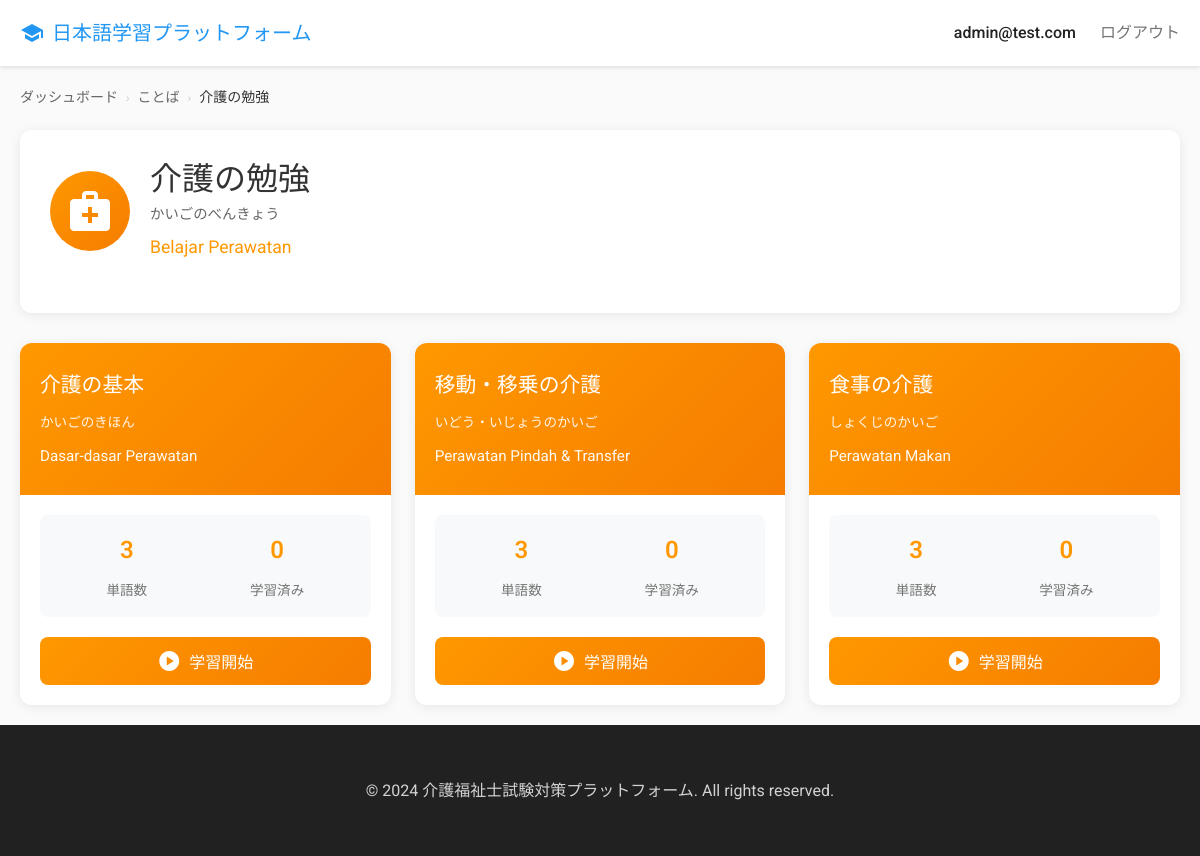
Page /kotoba/care_study/ (signed in) on the committed database.
### apps/users/models.py (models this page shows)
class User(AbstractUser):
    LANGUAGE_CHOICES = [
        ('en', 'English'),
        ('vi', 'Vietnamese'),
        ('zh', 'Chinese'),
        ('ko', 'Korean'),
        ('th', 'Thai'),
        ('id', 'Indonesian'),
        ('my', 'Burmese'),
    ]
    email = models.EmailField(unique=True)
    username = models.CharField(max_length=150, blank=True, null=True)
    native_language = models.CharField(max_length=2, choices=LANGUAGE_CHOICES, default='id')
    is_premium = models.BooleanField(default=False)
    subscription_end_date = models.DateTimeField(null=True, blank=True)
    stripe_customer_id = models.CharField(max_length=255, blank=True)
    created_at = models.DateTimeField(auto_now_add=True)
    updated_at = models.DateTimeField(auto_now=True)
    USERNAME_FIELD = 'email'
    REQUIRED_FIELDS = []
    class Meta:
        db_table = 'users'
        verbose_name = 'User'
        verbose_name_plural = 'Users'

### apps/learning/models.py (models this page shows, shortened)
class KotobaCategory(models.Model):
    category_key = models.CharField(max_length=100, unique=True, primary_key=True)
    japanese_name = models.CharField(max_length=200)
    indonesian_translation = models.CharField(max_length=200)
    ruby_reading = models.CharField(max_length=200)
    order_number = models.IntegerField(default=0)
    created_at = models.DateTimeField(auto_now_add=True)
    updated_at = models.DateTimeField(auto_now=True)
    class Meta:
        db_table = 'kotoba_categories'
        ordering = ['order_number', 'japanese_name']
    @classmethod
    def get_cached(cls, category_key):
        cache_key = f'kotoba_category_{category_key}'
        category = cache.get(cache_key)
        if not category:
            category = cls.objects.get(category_key=category_key)
            cache.set(cache_key, category, timeout=3600)  # Cache for 1 hour
        return category

class KotobaSubcategory(models.Model):
    main_category = models.ForeignKey(KotobaCategory, on_delete=models.CASCADE, related_name='subcategories')
    subcategory_key = models.CharField(max_length=100)
    japanese_name = models.CharField(max_length=200)
    indonesian_translation = models.CharField(max_length=200)
    ruby_reading = models.CharField(max_length=200)
    order_number = models.IntegerField(default=0)
    created_at = models.DateTimeField(auto_now_add=True)
    updated_at = models.DateTimeField(auto_now=True)
    class Meta:
        db_table = 'kotoba_subcategories'
        ordering = ['order_number', 'japanese_name']
        unique_together = ['main_category', 'subcategory_key']

### apps/web/views.py (the view)
# urls.py: path('kotoba/<str:category_key>/', views.kotoba_category_view, name='kotoba_category'),
@login_required
@allow_free_access
def kotoba_category_view(request, category_key):
    from apps.learning.models import KotobaCategory, KotobaSubcategory, KotobaWord
    from django.http import Http404
    from django.core.cache import cache
    from django.db.models import Count
    try:
        category = KotobaCategory.get_cached(category_key)
    except KotobaCategory.DoesNotExist:
        raise Http404("Category not found")
    cache_key = f'kotoba_subcategories_{category_key}'
    subcategories = cache.get(cache_key)
    if not subcategories:
        subcategories = list(
            KotobaSubcategory.objects.filter(main_category=category)
            .annotate(word_count=Count('words'))
            .values('subcategory_key', 'japanese_name', 'indonesian_translation', 'ruby_reading', 'order_number', 'word_count')
        )
        subcategories = [{
            'key': sub['subcategory_key'],
            'japanese': sub['japanese_name'],
            'indonesian': sub['indonesian_translation'],
            'ruby': sub['ruby_reading'],
            'order': sub['order_number'],
            'word_count': sub['word_count']
        } for sub in subcategories]
        cache.set(cache_key, subcategories, timeout=3600)
    category_dict = {
        'key': category.category_key,
        'japanese': category.japanese_name,
        'indonesian': category.indonesian_translation,
        'ruby': category.ruby_reading
    }
    return render(request, 'kotoba/category.html', {
        'category': category_dict,
        'subcategories': subcategories,
        'user': request.user
    })

### templates/kotoba/category.html (shortened to what this page needs)
{% extends 'base.html' %}
{% load static %}
{% block content %}
    <div class="container">
        <div class="breadcrumbs">
            <a href="{% url 'dashboard' %}" class="breadcrumb-item">ダッシュボード</a>
            <span class="breadcrumb-separator">›</span>
            <a href="{% url 'kotoba' %}" class="breadcrumb-item">ことば</a>
            <span class="breadcrumb-separator">›</span>
            <span class="breadcrumb-item active">{{ category.japanese }}</span>
        </div>
        <div class="header">
            <div class="header-top">
                <div class="header-icon">
                    <span class="material-icons" style="font-size: 48px;">medical_services</span>
                </div>
                <div class="header-info">
                    <h1>{{ category.japanese }}</h1>
                    <div class="header-ruby">{{ category.ruby }}</div>
                    <div class="header-translation">{{ category.indonesian }}</div>
                </div>
            </div>
        </div>
        {% if subcategories %}
            <div class="subcategories-grid">
                {% for subcategory in subcategories %}
                <div class="subcategory-card" onclick="goToSubcategory('{{ category.key }}', '{{ subcategory.key }}')">
                    <div class="subcategory-header">
                        <div class="subcategory-title">{{ subcategory.japanese }}</div>
                        <div class="subcategory-ruby">{{ subcategory.ruby }}</div>
                        <div class="subcategory-translation">{{ subcategory.indonesian }}</div>
                    </div>
                    <div class="subcategory-body">
                        <div class="subcategory-stats">
                            <div class="stat-item">
                                <div class="stat-value">{{ subcategory.word_count }}</div>
                                <div class="stat-label">単語数</div>
                            </div>
                            <div class="stat-item">
                                <div class="stat-value">0</div>
                                <div class="stat-label">学習済み</div>
                            </div>
                        </div>
                        <button class="subcategory-btn">
                            <span class="material-icons">play_circle</span>
                            学習開始
                        </button>
                    </div>
                </div>
                {% endfor %}
            </div>
        {% endif %}
    </div>
{% endblock %}

### templates/base.html (shortened to what this page needs)
<!DOCTYPE html>
<html lang="ja">
<head>
    {% load static %}
    <link rel="stylesheet" href="{% static 'css/style.css' %}">
</head>
<body>
    {% block header %}
    {% if user.is_authenticated %}
    <nav class="navbar">
        <div class="nav-container">
            <a href="{% url 'dashboard' %}" class="nav-brand">
                <span class="material-icons">school</span>
                日本語学習プラットフォーム
            </a>
            <div class="nav-menu">
                <span class="nav-user">{{ user.email }}</span>
                <a href="{% url 'logout' %}" class="nav-link">ログアウト</a>
            </div>
        </div>
    </nav>
    {% endif %}
    {% endblock %}
    <main>
        {% block content %}{% endblock %}
    </main>
    <footer class="footer">
        <div class="container">
            <p>&copy; 2024 介護福祉士試験対策プラットフォーム. All rights reserved.</p>
        </div>
    </footer>
</body>
</html>

### static/css/style.css (style rules this page uses)
* { margin: 0; padding: 0; box-sizing: border-box; }
:root { --primary-color: #2196F3; --primary-dark: #1976D2; --secondary-color: #4CAF50; --danger-color: #F44336; --warning-color: #FF9800; --text-primary: #212121; --text-secondary: #757575; --bg-primary: #FFFFFF; --bg-secondary: #F5F5F5; --border-color: #E0E0E0; --shadow-sm: 0 2px 4px rgba(0,0,0,0.1); --shadow-md: 0 4px 8px rgba(0,0,0,0.15); --shadow-lg: 0 8px 16px rgba(0,0,0,0.2); }
body { font-family: 'Noto Sans JP', sans-serif; background-color: var(--bg-secondary); color: var(--text-primary); line-height: 1.6; min-height: 100vh; display: flex; flex-direction: column; }
main { flex: 1; }
.container { max-width: 1200px; margin: 0 auto; padding: 0 20px; }
h1, h2, h3, h4, h5, h6 { font-weight: 500; line-height: 1.2; margin-bottom: 1rem; }
h1 { font-size: 2.5rem; }
.navbar { background: white; box-shadow: var(--shadow-sm); padding: 1rem 0; position: sticky; top: 0; z-index: 100; }
.nav-container { max-width: 1200px; margin: 0 auto; padding: 0 20px; display: flex; justify-content: space-between; align-items: center; }
.nav-brand { display: flex; align-items: center; gap: 0.5rem; font-size: 1.25rem; font-weight: 500; color: var(--primary-color); text-decoration: none; }
.nav-menu { display: flex; align-items: center; gap: 1.5rem; }
.nav-link { color: var(--text-secondary); text-decoration: none; transition: color 0.3s ease; }
.nav-user { color: var(--text-primary); font-weight: 500; }
.stat-label { font-size: 0.9rem; opacity: 0.9; }
.stat-value { font-size: 2rem; font-weight: 700; color: var(--text-primary); margin-bottom: 0.5rem; }
.stat-label { font-size: 0.875rem; color: var(--text-secondary); }
.footer { background: var(--text-primary); color: white; padding: 2rem 0; margin-top: auto; }
.footer .container { text-align: center; }
.footer p { margin: 0; opacity: 0.8; }

### templates/kotoba/category.html (style rules this page uses)
* { margin: 0; padding: 0; box-sizing: border-box; }
body { font-family: 'Roboto', sans-serif; background-color: #fafafa; color: #333; line-height: 1.7; }
.container { max-width: 1200px; margin: 0 auto; padding: 20px; }
.breadcrumbs { display: flex; align-items: center; gap: 8px; margin-bottom: 20px; }
.breadcrumb-item { color: #666; text-decoration: none; font-size: 14px; }
.breadcrumb-item.active { color: #333; font-weight: 500; }
.breadcrumb-separator { color: #ccc; font-size: 12px; }
.header { background: white; padding: 30px; border-radius: 12px; box-shadow: 0 2px 12px rgba(0,0,0,0.08); margin-bottom: 30px; }
.header-top { display: flex; align-items: center; gap: 20px; margin-bottom: 20px; }
.header-icon { width: 80px; height: 80px; border-radius: 50%; background: linear-gradient(135deg, #FF9800 0%, #F57C00 100%); display: flex; align-items: center; justify-content: center; color: white; font-size: 40px; }
.header-info h1 { font-size: 2rem; font-weight: 500; margin-bottom: 5px; color: #333; }
.header-ruby { font-size: 0.9rem; color: #666; margin-bottom: 5px; }
.header-translation { font-size: 1.1rem; color: #FF9800; }
.subcategories-grid { display: grid; grid-template-columns: repeat(auto-fill, minmax(350px, 1fr)); gap: 24px; margin-top: 30px; }
.subcategory-card { background: white; border-radius: 12px; box-shadow: 0 2px 12px rgba(0,0,0,0.08); overflow: hidden; transition: all 0.3s ease; cursor: pointer; }
.subcategory-header { padding: 25px 20px; background: linear-gradient(135deg, #FF9800 0%, #F57C00 100%); color: white; }
.subcategory-title { font-size: 1.3rem; font-weight: 500; margin-bottom: 8px; }
.subcategory-ruby { font-size: 0.85rem; opacity: 0.9; margin-bottom: 10px; }
.subcategory-translation { font-size: 0.95rem; opacity: 0.95; }
.subcategory-body { padding: 20px; }
.subcategory-stats { display: flex; justify-content: space-around; margin-bottom: 20px; padding: 15px; background: #f8f9fa; border-radius: 8px; }
.stat-item { text-align: center; }
.stat-value { font-size: 1.5rem; font-weight: 600; color: #FF9800; }
.stat-label { font-size: 0.85rem; color: #666; margin-top: 5px; }
.subcategory-btn { width: 100%; padding: 12px 24px; background: linear-gradient(135deg, #FF9800 0%, #F57C00 100%); color: white; border: none; border-radius: 8px; font-size: 1rem; font-weight: 500; cursor: pointer; transition: all 0.3s ease; display: flex; align-items: center; justify-content: center; gap: 8px; }

### rows in the picture
User: email "admin@test.com"
KotobaCategory: japanese "介護の勉強", ruby "かいごのべんきょう", indonesian "Belajar Perawatan"
KotobaSubcategory: japanese "介護の基本", ruby "かいごのきほん", indonesian "Dasar-dasar Perawatan", word_count "3"
KotobaSubcategory: japanese "移動・移乗の介護", ruby "いどう・いじょうのかいご", indonesian "Perawatan Pindah & Transfer", word_count "3"
KotobaSubcategory: japanese "食事の介護", ruby "しょくじのかいご", indonesian "Perawatan Makan", word_count "3"
